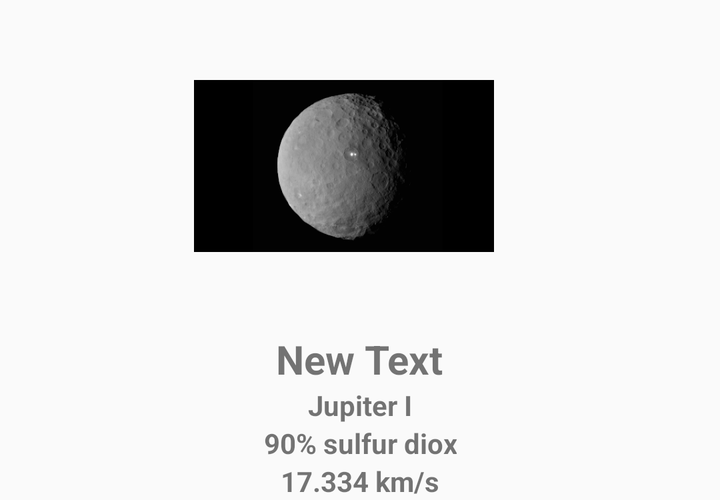
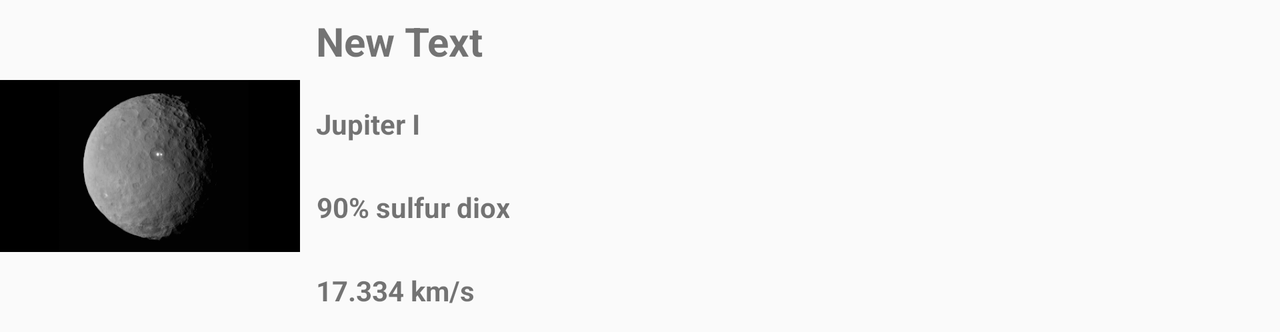

The same Android screen from two of the app's own layout files: first res/layout/ as a phone draws it, then the repository's variant for another configuration, drawn on a device whose configuration selects that folder. Both files follow.
<!-- AndroidManifest.xml: application theme AppTheme -->
<!-- res/layout/toolbar_planet_detail.xml -->
<?xml version="1.0" encoding="utf-8"?>
<LinearLayout xmlns:android="http://schemas.android.com/apk/res/android"
    android:layout_width="match_parent"
    android:layout_height="wrap_content"
    android:orientation="vertical">

    <ImageView
        android:id="@+id/bodyImage"
        android:layout_width="150dp"
        android:layout_height="150dp"
        android:layout_gravity="center_horizontal"
        android:layout_marginRight="8dp"
        android:layout_marginTop="8dp"
        android:layout_marginBottom="8dp"
        android:src="@drawable/ceres" />

    <LinearLayout
        android:layout_width="match_parent"
        android:layout_height="match_parent"
        android:orientation="vertical"
        android:layout_gravity="center_vertical">

        <TextView
            android:id="@+id/bodyName"
            android:layout_width="wrap_content"
            android:layout_height="0dp"
            android:layout_gravity="center_horizontal"
            android:text="New Text"
            android:gravity="center"
            android:layout_weight="1"
            android:textSize="20sp"
            android:textStyle="bold"/>


        <TextView
            android:id="@+id/otherName"
            android:layout_width="wrap_content"
            android:layout_height="0dp"
            android:layout_gravity="center_horizontal"
            android:gravity="center"
            android:text="Jupiter I"
            android:layout_weight="1"
            android:textSize="14sp"
            android:textStyle="bold" />

        <TextView
            android:id="@+id/bodyComposition"
            android:layout_width="wrap_content"
            android:layout_height="0dp"
            android:layout_gravity="center_horizontal"
            android:gravity="center"
            android:text="90% sulfur diox"
            android:layout_weight="1"
            android:textSize="14sp"
            android:textStyle="bold" />
        <TextView
            android:id="@+id/bodySpeed"
            android:layout_width="wrap_content"
            android:layout_height="0dp"
            android:layout_gravity="center_horizontal"
            android:gravity="center"
            android:text="17.334 km/s"
            android:layout_weight="1"
            android:textSize="14sp"
            android:textStyle="bold" />
    </LinearLayout>
</LinearLayout>
<!-- resources referenced by this layout -->
<resources>
  <!-- drawable ceres: jpg bitmap (drawable-xxhdpi, 101980 bytes) -->
  <!-- from res/values-v21/ -->
  <style name="AppTheme" parent="Theme.AppCompat.Light.NoActionBar">
          
          <item name="android:colorPrimary">@color/primary</item>
          <item name="android:colorPrimaryDark">@color/primary_dark</item>
          <item name="android:colorAccent">@color/accent</item>
          <item name="android:navigationBarColor">@color/primary</item>
          <item name="selectableItemBackground">?android:attr/selectableItemBackground</item>
  
      </style>
</resources>
<!-- res/layout-land/toolbar_planet_detail.xml (the repository's variant of the layout above) -->
<!-- drawn on the phone turned sideways -->
<?xml version="1.0" encoding="utf-8"?>
<LinearLayout xmlns:android="http://schemas.android.com/apk/res/android"
    android:layout_width="match_parent"
    android:layout_height="wrap_content"
    android:orientation="horizontal">

    <ImageView
        android:id="@+id/bodyImage"
        android:layout_width="150dp"
        android:layout_height="150dp"
        android:layout_gravity="center_vertical"
        android:layout_marginRight="8dp"
        android:layout_marginTop="8dp"
        android:layout_marginBottom="8dp"
        android:src="@drawable/ceres" />

    <LinearLayout
        android:layout_width="match_parent"
        android:layout_height="match_parent"
        android:orientation="vertical"
        android:layout_gravity="center_vertical">

        <TextView
            android:id="@+id/bodyName"
            android:layout_width="wrap_content"
            android:layout_height="0dp"
            android:layout_gravity="center_vertical"
            android:text="New Text"
            android:gravity="center"
            android:layout_weight="1"
            android:textSize="20sp"
            android:textStyle="bold"/>


        <TextView
            android:id="@+id/otherName"
            android:layout_width="wrap_content"
            android:layout_height="0dp"
            android:layout_gravity="center_vertical"
            android:gravity="center"
            android:text="Jupiter I"
            android:layout_weight="1"
            android:textSize="14sp"
            android:textStyle="bold" />

        <TextView
            android:id="@+id/bodyComposition"
            android:layout_width="wrap_content"
            android:layout_height="0dp"
            android:layout_gravity="center_vertical"
            android:gravity="center"
            android:text="90% sulfur diox"
            android:layout_weight="1"
            android:textSize="14sp"
            android:textStyle="bold" />
        <TextView
            android:id="@+id/bodySpeed"
            android:layout_width="wrap_content"
            android:layout_height="0dp"
            android:layout_gravity="center_vertical"
            android:gravity="center"
            android:text="17.334 km/s"
            android:layout_weight="1"
            android:textSize="14sp"
            android:textStyle="bold" />
    </LinearLayout>
</LinearLayout>
